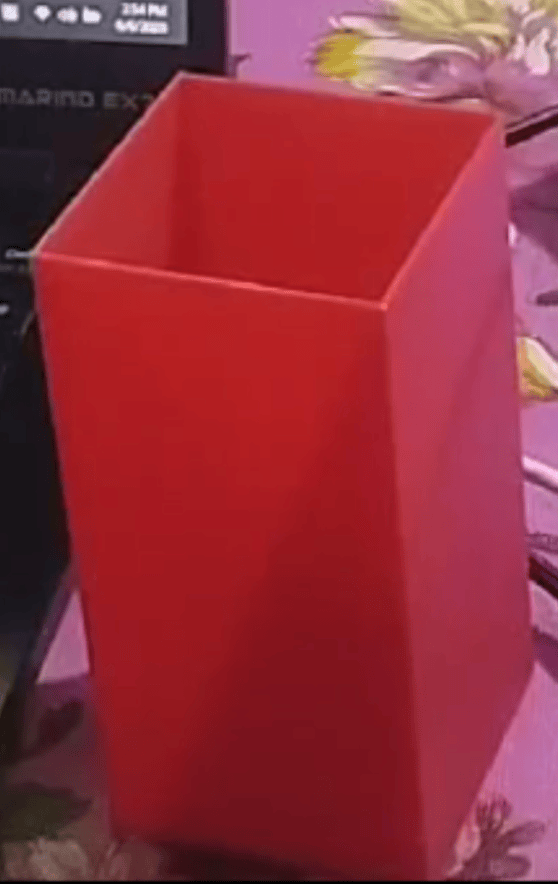
#> input picture shapes.png, 558 x 884 px, given in place of the camera
$ python maskTain.py
#> lines starting #> are read from the running program, lines starting #| are printed output that depends on the picture; after the words box and inside, x2 and y2 are one past the last pixel; in counts of white or black regions, pixels touching at a corner belong together
import time
import numpy as np
import cv2

cap = cv2.VideoCapture(0)

if not cap.isOpened():
    print("Error: Could not open video stream.")
    exit()

def nothing(x):
    pass

cv2.namedWindow("Trackbars", cv2.WINDOW_NORMAL)
cv2.resizeWindow("Trackbars", 600, 300)

cv2.waitKey(100) # Wait 100ms for the window to draw

try:
    cv2.moveWindow("Trackbars", 10, 10) # Move to top-left corner
    cv2.moveWindow("Original Frame", 620, 10) # Position original frame
    cv2.moveWindow("Mask", 10, 400) # Position mask below trackbars
    cv2.moveWindow("Result", 620, 400) # Position result next to mask
except cv2.error as e:
    print(f"Could not move window. Error: {e}")

# Create trackbars for HSV lower and upper bounds
cv2.createTrackbar("L - H", "Trackbars", 0, 179, nothing)
#> slider 'L - H' is set to 35
cv2.createTrackbar("L - S", "Trackbars", 0, 255, nothing)
#> slider 'L - S' is set to 51
cv2.createTrackbar("L - V", "Trackbars", 0, 255, nothing)
#> slider 'L - V' is set to 51
cv2.createTrackbar("U - H", "Trackbars", 179, 179, nothing)
cv2.createTrackbar("U - S", "Trackbars", 255, 255, nothing)
cv2.createTrackbar("U - V", "Trackbars", 255, 255, nothing)

# --- Frame rate control variables ---
target_fps = 30.0  # Set Camera FPS
frame_delay = int(1000 / target_fps) # Milliseconds to wait per frame

prev_frame_time = 0
new_frame_time = 0

# --- Vide Randering ---
while True:
    new_frame_time = time.time()
    # Calculate actual FPS for debugging
    # fps = 1 / (new_frame_time - prev_frame_time)
    # prev_frame_time = new_frame_time
    # print(f"FPS: {fps:.2f}")

    ret, frame = cap.read()
#> frame is the input picture: shape (884, 558, 3); mean B, G, R 59.2, 47.3, 144.9

    if not ret:
        print("Error: Failed to grab frame.")
        break

    frame = cv2.resize(frame, (640, 480))
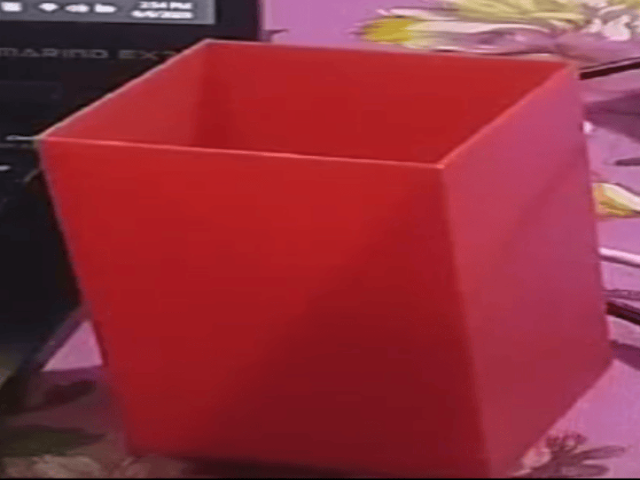
#> frame: shape (480, 640, 3); mean B, G, R 59.2, 47.2, 144.8
    hsv = cv2.cvtColor(frame, cv2.COLOR_BGR2HSV)
#> hsv: shape (480, 640, 3); mean H, S, V 158.7, 165.9, 145.1

    l_h = cv2.getTrackbarPos("L - H", "Trackbars")
    l_s = cv2.getTrackbarPos("L - S", "Trackbars")
    l_v = cv2.getTrackbarPos("L - V", "Trackbars")
    u_h = cv2.getTrackbarPos("U - H", "Trackbars")
    u_s = cv2.getTrackbarPos("U - S", "Trackbars")
    u_v = cv2.getTrackbarPos("U - V", "Trackbars")

    lower_bound = np.array([l_h, l_s, l_v])
    upper_bound = np.array([u_h, u_s, u_v])

    mask = cv2.inRange(hsv, lower_bound, upper_bound)
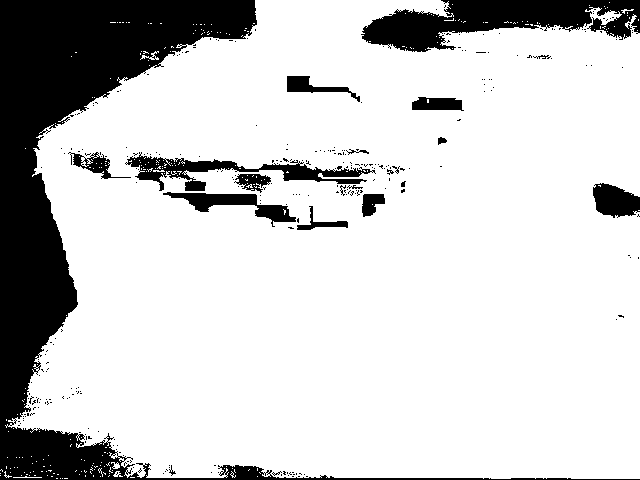
#> mask: shape (480, 640); 80.7% white; 295 black regions (275 under 20 px), largest, box (x1, y1, x2, y2) and area: (0, 0, 640, 480) 42082, (361, 0, 640, 52) 8006, (125, 152, 376, 191) 2872
    result = cv2.bitwise_and(frame, frame, mask=mask)
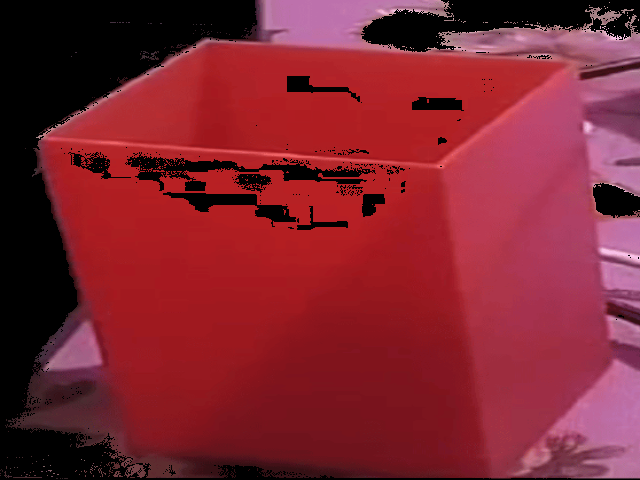
#> result: shape (480, 640, 3); mean B, G, R 47.9, 36, 127.4

    cv2.imshow("Original Frame", frame)
    cv2.imshow("Mask", mask)
    cv2.imshow("Result", result)

    # --- Dynamic waitKey to control FPS ---
    # Calculate the time taken for processing the current frame
    processing_time = (time.time() - new_frame_time) * 1000

    # Calculate the remaining time to wait to hit target_fps
    wait_time = max(1, int(frame_delay - processing_time))

    key = cv2.waitKey(wait_time) & 0xFF # Use the calculated wait_time
#> (key q is pressed here)
    if key == ord("q"):
        break

cap.release()
cv2.destroyAllWindows()
